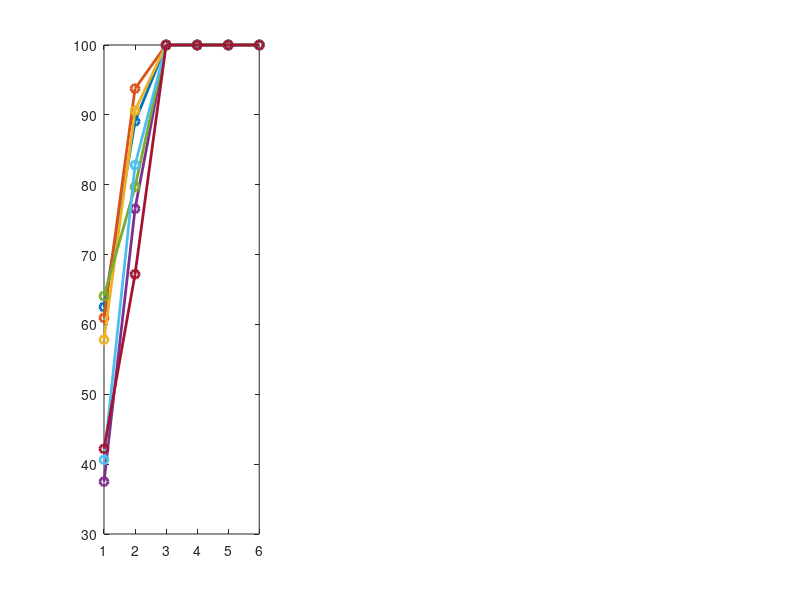

Write MATLAB code to recreate this figure. (Note: this script raises an error after producing the figure.)
load('mosaic_cond2.mat'); 

fontSize = 15; 

contrasts = linspace(0.001, 0.03, 6); 
sf_range = linspace(5, 50, 7); 

clear xlabel ylabel
for i = 1:size(Result, 2)
    
    
    figure; 
%     subplot(1,3,1); plot(1:6, Result{i}(1:6, :), '-o', 'LineWidth', 2); xticklabels(string(contrasts)); ylabel({'SVM performance'; '(% correct)'});  set(gca,'fontsize', fontSize);
%     subplot(1,3,2); plot(1:6, Result{i}(7:12, :), '-o', 'LineWidth', 2); xticklabels(string(contrasts)); xlabel('Spatial Frequency');           set(gca,'fontsize', fontSize);
%     subplot(1,3,3); plot(1:6, Result{i}(13:18, :), '-o', 'LineWidth', 2); xticklabels(string(contrasts)); legend(string(sf_range));             set(gca,'fontsize', fontSize);
    
    subplot(1,3,1); plot(1:6, reshape(reshape(Result{i}(1:6,:)', [1, 42]), [6,7]), '-o', 'LineWidth', 2); xticklabels(string(contrasts)); ylabel({'SVM performance'; '(% correct)'});  set(gca,'fontsize', fontSize);
    subplot(1,3,2); plot(1:6, reshape(reshape(Result{i}(7:12,:)', [1, 42]), [6,7]), '-o', 'LineWidth', 2); xticklabels(string(contrasts)); xlabel('Contrasts');           set(gca,'fontsize', fontSize);
    subplot(1,3,3); plot(1:6, reshape(reshape(Result{i}(13:18,:)', [1, 42]), [6,7]), '-o', 'LineWidth', 2); xticklabels(string(contrasts)); legend(string(sf_range));             set(gca,'fontsize', fontSize);
end 


